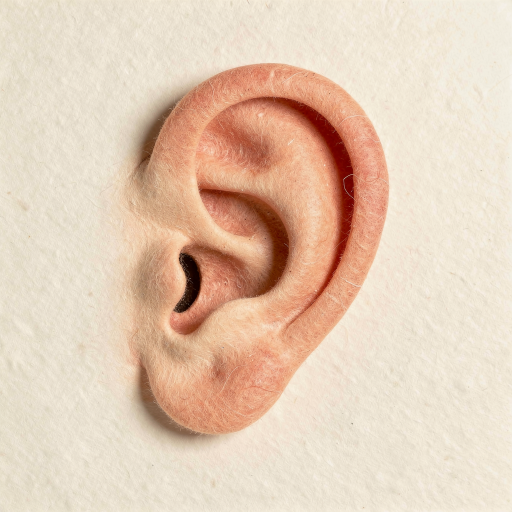
#> input picture assets/library/ear/v3/ear-source.png, 1024 x 1024 px (shown at 1/2 size)
$ python prepare_v3_ear.py
#> lines starting #> are read from the running program, lines starting #| are printed output that depends on the picture; after the words box and inside, x2 and y2 are one past the last pixel; in counts of white or black regions, pixels touching at a corner belong together
"""Editable silhouette mask for the BFL ear; no generative call or new dependency."""

from __future__ import annotations

from pathlib import Path

import numpy as np
from PIL import Image, ImageDraw, ImageFilter

CURVES = [
    [(549, 128), (690, 116), (786, 224), (778, 372)],
    [(778, 372), (785, 535), (650, 651), (596, 738)],
    [(596, 738), (553, 804), (503, 864), (421, 869)],
    [(421, 869), (340, 881), (285, 823), (275, 740)],
    [(275, 740), (262, 680), (251, 628), (265, 552)],
    [(265, 552), (232, 502), (254, 425), (271, 363)],
    [(271, 363), (279, 269), (347, 174), (437, 142)],
    [(437, 142), (482, 129), (515, 123), (549, 128)],
]


def main():
    root = Path(__file__).resolve().parents[1] / "assets/library/ear/v3"
    source = Image.open(root / "ear-source.png").convert("RGBA")
    points = []
    for curve in CURVES:
        a, b, c, d = np.asarray(curve, dtype=float)
        for t in np.linspace(0, 1, 60):
            points.append(
                tuple(
                    (1 - t) ** 3 * a + 3 * (1 - t) ** 2 * t * b + 3 * (1 - t) * t * t * c + t**3 * d
                )
            )
    mask = Image.new("L", source.size)
#> mask: PIL image 1024x1024 L; every value is 0
    ImageDraw.Draw(mask).polygon(points, fill=255)
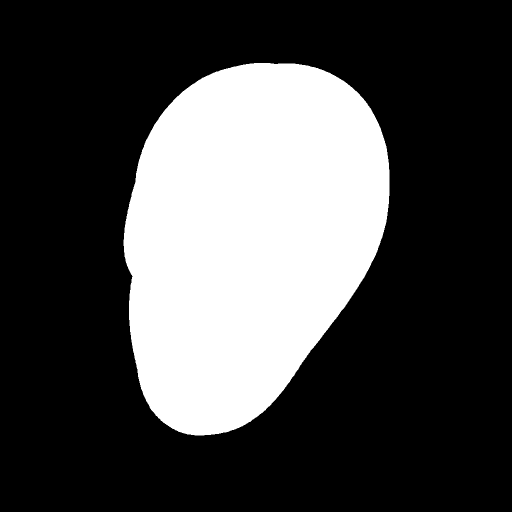
#> mask: PIL image 1024x1024 L (shown at 1/2 size); 28.5% white; 1 white region, box (x1, y1, x2, y2) and area: (247, 126, 779, 871) 298710
    mask = mask.filter(ImageFilter.GaussianBlur(0.7))
    mask.save(root / "silhouette-mask.png")
    source.putalpha(mask)
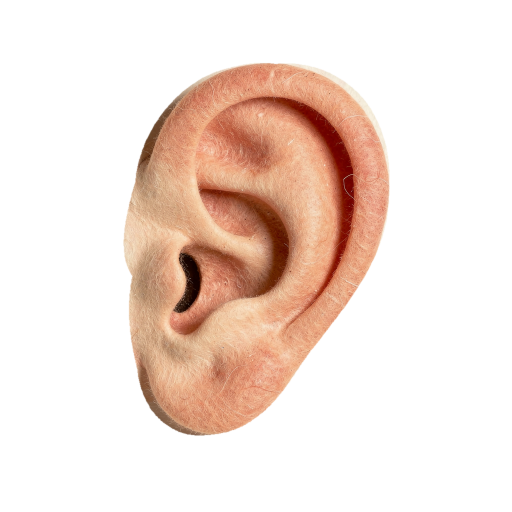
#> source: PIL image 1024x1024 RGBA (shown at 1/2 size); mean R, G, B, A 228, 203.4, 182, 72.6; transparent parts drawn white
    art = source.crop((228, 112, 794, 888))
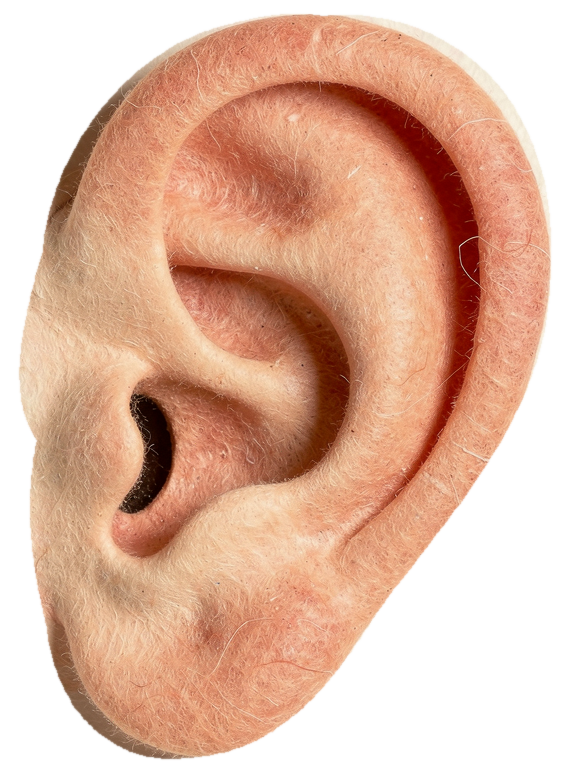
#> art: PIL image 566x776 RGBA; mean R, G, B, A 216.6, 170.3, 142.6, 173.4; transparent parts drawn white
    art.thumbnail((290, 400), Image.Resampling.LANCZOS)
#> art: PIL image 290x398 RGBA
    result = Image.new("RGBA", (400, 420))
#> result: PIL image 400x420 RGBA; every value is 0
    result.alpha_composite(art, ((400 - art.width) // 2, (420 - art.height) // 2))
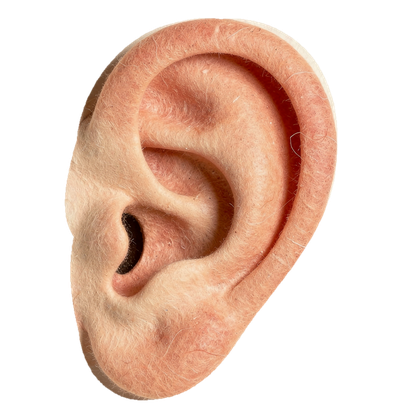
#> result: PIL image 400x420 RGBA; mean R, G, B, A 100.1, 71.1, 55.9, 119.1; transparent parts drawn white
    result.save(root / "ear.png")
    path = (
        "M549 128 " + " ".join("C" + " ".join(f"{x} {y}" for x, y in c[1:]) for c in CURVES) + " Z"
    )
    (root / "layers.svg").write_text(
        '<svg xmlns="http://www.w3.org/2000/svg" width="1024" height="1024">'
        f'<defs><clipPath id="silhouette"><path d="{path}"/></clipPath></defs>'
        '<image href="ear-source.png" width="1024" height="1024" '
        'clip-path="url(#silhouette)"/></svg>'
    )
    print(root / "ear.png")


if __name__ == "__main__":
    main()
